Frame 1 (no input): blank canvas, image omitted
Frame 60 (no input): blank canvas, image omitted
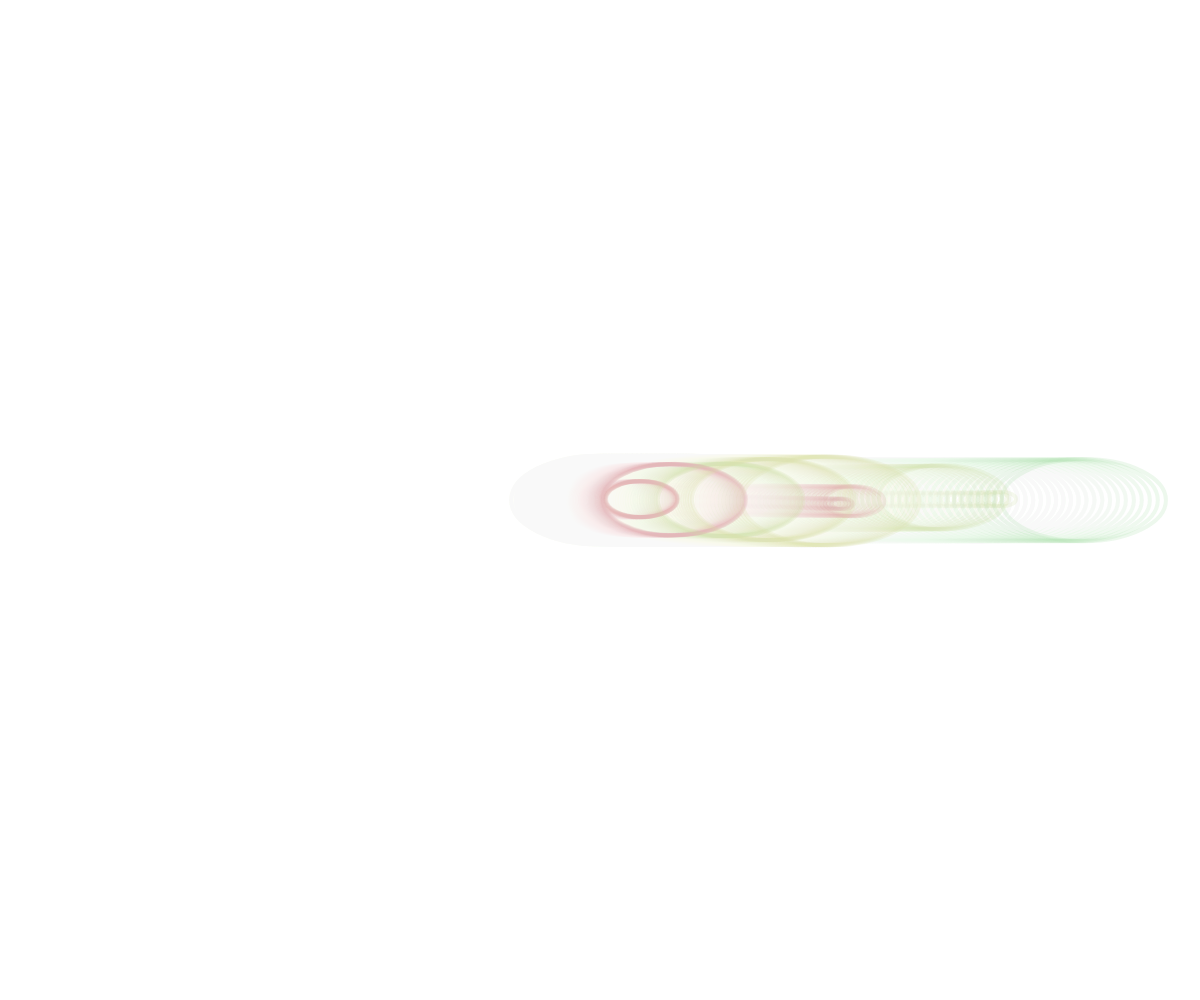
Frame 120 (the mouse pressed at the canvas centre since frame 60)

The p5.js sketch whose frames 1 and 60 were blank and that drew this single picture after the mouse press (run headless with seeded random() and noise() and a simulated clock; from frame 60 on, the mouse is pressed at the canvas centre):

// p5.js sketch
// ── sketch.js
let vine = [];  

function setup() {
  createCanvas(windowWidth, windowHeight);  
  colorMode(HSB, 360, 100, 100, 100);
  background(255); // 흰색 배경
}

function mousePressed() {
  for (let i = 0; i < 10; i++) {           // 10번 반복
    vine.push(new Vine(mouseX, mouseY));  
  }
}

function draw() {
  background('#ffffff10');  // 트레일 이펙트
  for (let i = 0; i < vine.length; i++) {  
    let v = vine[i];                      

    if (v.isDone()) {             
      vine.splice(i, 1);               
    } else {                           
      v.show();                         
      v.update();                   
    }
  }
}


class Vine {


  constructor(x, y) {
    this.x = x;             
    this.y = y;             
    this.d = random(10, 200);             
    this.dx = random(10);
    this.dy = random(0);  
    this.hue = random([65, 75, 120, 0, 350]);   
  }

  
  show() {
    stroke(this.hue, 25, 85, 20);
    strokeWeight(4);
    noFill();
    ellipse(this.x, this.y, this.d, this.d * 0.5);
  }

 
  update() {
    this.px = this.x;       
    this.py = this.y;       

    this.x += this.dx;     
    this.y += this.dy;    

    
    this.dx += random(-0.20, 0.20);   
    this.dy += random(-0.01, 0.01);    
  }

  
  isDone() {
    if (this.x > width  ||  
        this.x < 0      ||  
        this.y > height ||  
        this.y < 0)          
      return true;           
    else
      return false;          
  }

}
